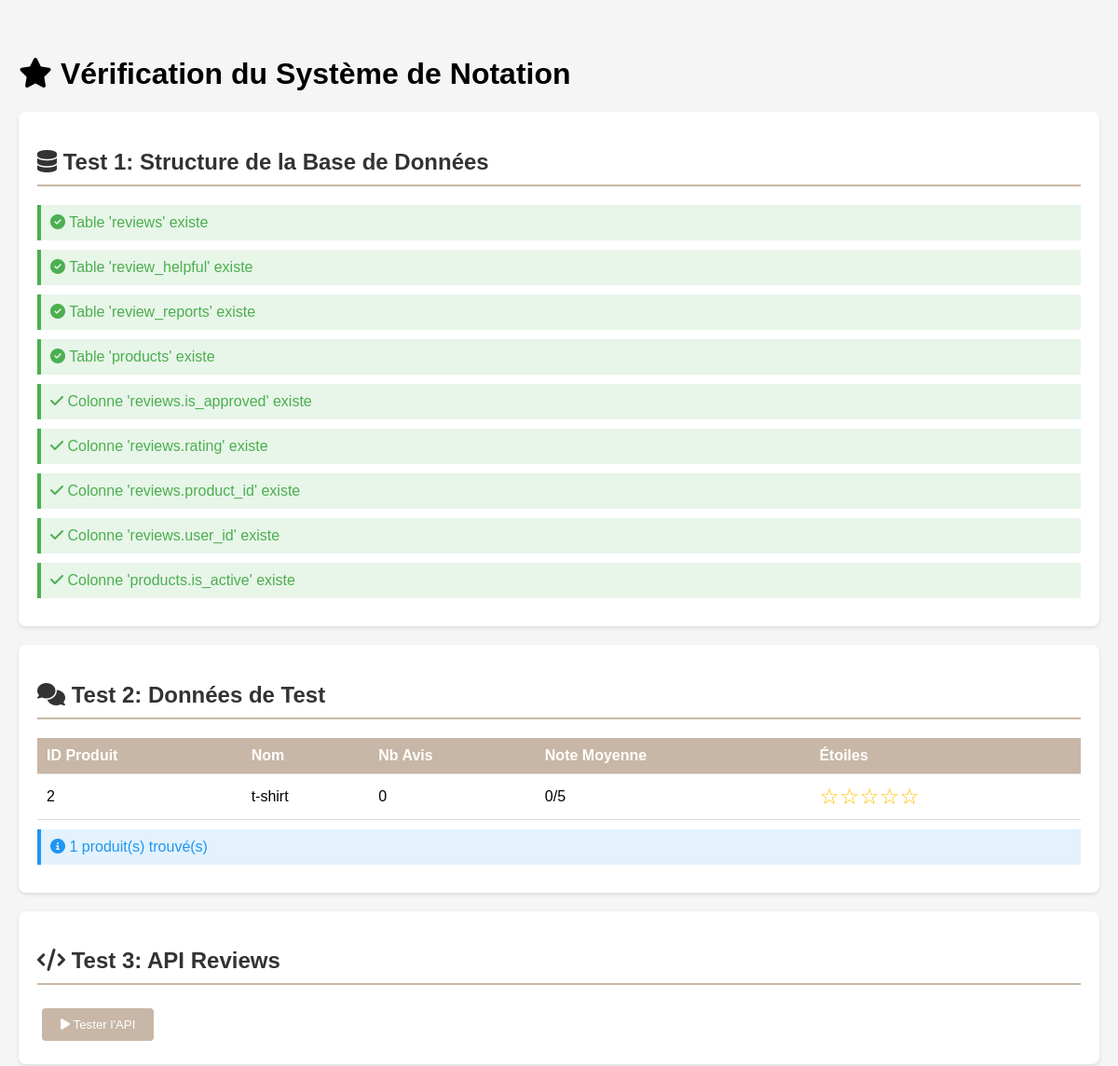
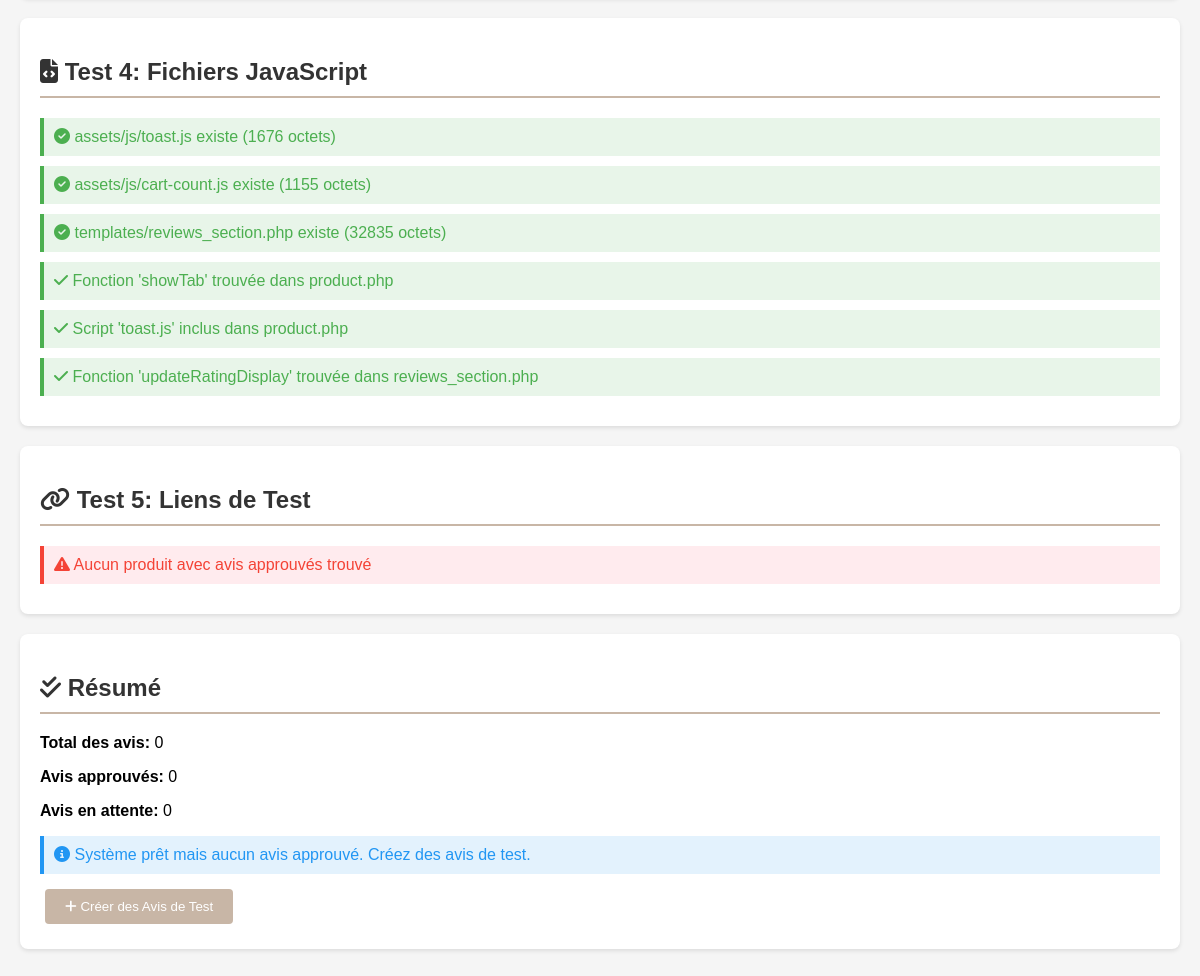
Before: /verify_rating_system.php with the older database file (2 pictures, top to bottom).
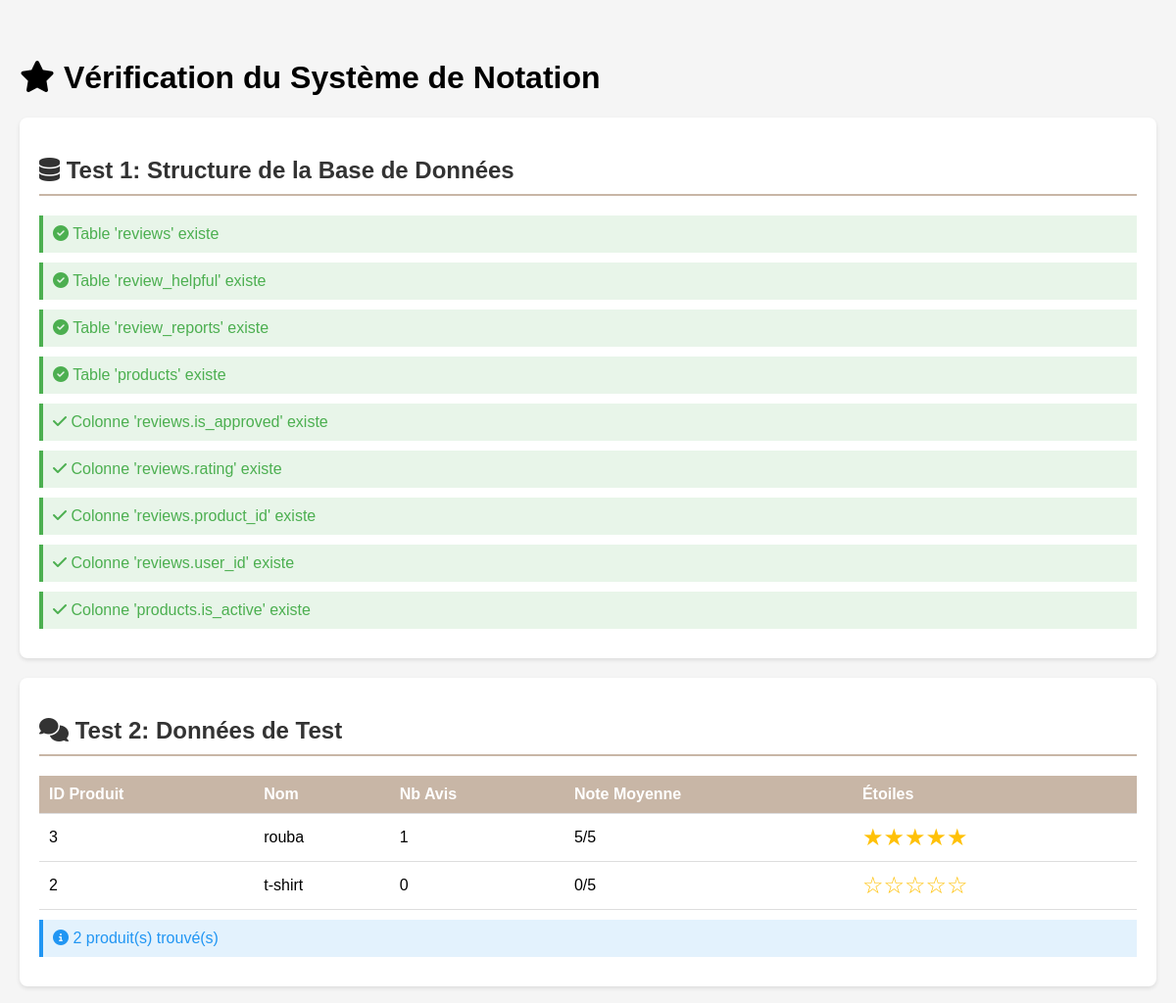
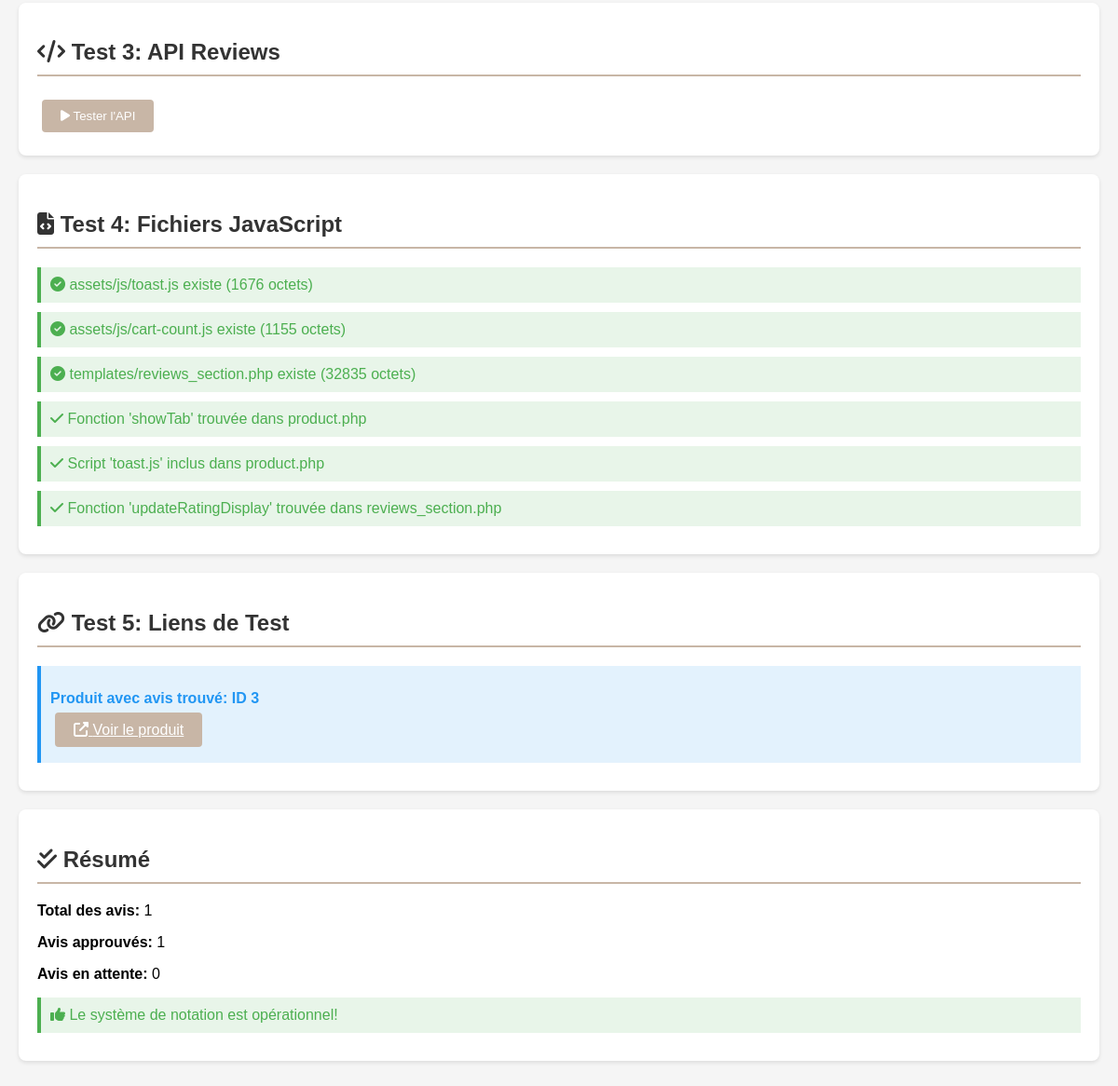
After: the same page with the newer database file (2 pictures, top to bottom).
### tables this page shows
CREATE TABLE `products` (
  `product_id` int(11) NOT NULL,
  `name` varchar(200) NOT NULL,
  `slug` varchar(200) NOT NULL,
  `description` text DEFAULT NULL,
  `short_description` varchar(500) DEFAULT NULL,
  `price` decimal(10,2) NOT NULL,
  `compare_price` decimal(10,2) DEFAULT NULL,
  `cost_price` decimal(10,2) DEFAULT NULL,
  `sku` varchar(100) DEFAULT NULL,
  `stock_quantity` int(11) NOT NULL DEFAULT 0,
  `min_stock_level` int(11) DEFAULT 5,
  `category_id` int(11) NOT NULL,
  `image_url` varchar(255) NOT NULL,
  `additional_images` longtext DEFAULT NULL CHECK (json_valid(`additional_images`)),
  `is_featured` tinyint(1) DEFAULT 0,
  `is_active` tinyint(1) DEFAULT 1,
  `weight` decimal(8,2) DEFAULT NULL,
  `dimensions` varchar(100) DEFAULT NULL,
  `tags` varchar(500) DEFAULT NULL,
  `meta_title` varchar(200) DEFAULT NULL,
  `meta_description` varchar(300) DEFAULT NULL,
  `view_count` int(11) DEFAULT 0,
  `created_at` timestamp NOT NULL DEFAULT current_timestamp(),
  `updated_at` timestamp NOT NULL DEFAULT current_timestamp() ON UPDATE current_timestamp()
);

### verify_rating_system.php (the view, shortened to what the changed rows need)
<!DOCTYPE html>
<html lang="fr">
<head>
    <link rel="stylesheet" href="https://cdnjs.cloudflare.com/ajax/libs/font-awesome/6.4.0/css/all.min.css">
</head>
<body>
    <h1><i class="fas fa-star"></i> Vérification du Système de Notation</h1>
    <div class="test-section">
        <h2><i class="fas fa-database"></i> Test 1: Structure de la Base de Données</h2>
        <?php
        include 'config/database.php';
        $tables_to_check = ['reviews', 'review_helpful', 'review_reports', 'products'];
        foreach ($tables_to_check as $table) {
            $query = "SHOW TABLES LIKE '$table'";
            $result = mysqli_query($cnx, $query);
            if (mysqli_num_rows($result) > 0) {
                echo "<div class='success'><i class='fas fa-check-circle'></i> Table '$table' existe</div>";
            } else {
                echo "<div class='error'><i class='fas fa-times-circle'></i> Table '$table' n'existe PAS</div>";
                $all_ok = false;
            }
        }
        $columns_check = [
            'reviews' => ['is_approved', 'rating', 'product_id', 'user_id'],
            'products' => ['is_active']
        ];
        foreach ($columns_check as $table => $columns) {
            foreach ($columns as $column) {
                $query = "SHOW COLUMNS FROM $table LIKE '$column'";
                $result = mysqli_query($cnx, $query);
                if (mysqli_num_rows($result) > 0) {
                    echo "<div class='success'><i class='fas fa-check'></i> Colonne '$table.$column' existe</div>";
                } else {
                    echo "<div class='error'><i class='fas fa-times'></i> Colonne '$table.$column' n'existe PAS</div>";
                    $all_ok = false;
                }
            }
        }
        ?>
    </div>
    <div class="test-section">
        <h2><i class="fas fa-comments"></i> Test 2: Données de Test</h2>
        <?php
        $query = "SELECT p.product_id, p.name, COUNT(r.id) as review_count, AVG(r.rating) as avg_rating
                  FROM products p
                  LEFT JOIN reviews r ON p.product_id = r.product_id AND r.is_approved = 1
                  WHERE p.is_active = 1
                  GROUP BY p.product_id
                  ORDER BY review_count DESC
                  LIMIT 5";
        $result = mysqli_query($cnx, $query);
        if (mysqli_num_rows($result) > 0) {
            echo "<table>";
            echo "<tr><th>ID Produit</th><th>Nom</th><th>Nb Avis</th><th>Note Moyenne</th><th>Étoiles</th></tr>";
            while ($row = mysqli_fetch_assoc($result)) {
                $avg = $row['avg_rating'] ? round($row['avg_rating'], 1) : 0;
                $stars = '';
                for ($i = 1; $i <= 5; $i++) {
                    $stars .= $i <= $avg ? '★' : '☆';
                }
                echo "<tr>";
                echo "<td>{$row['product_id']}</td>";
                echo "<td>" . htmlspecialchars($row['name']) . "</td>";
                echo "<td>{$row['review_count']}</td>";
                echo "<td>{$avg}/5</td>";
                echo "<td class='stars'>{$stars}</td>";
                echo "</tr>";
            }
            echo "</table>";
            echo "<div class='info'><i class='fas fa-info-circle'></i> " . mysqli_num_rows($result) . " produit(s) trouvé(s)</div>";
        } else {
            echo "<div class='error'><i class='fas fa-exclamation-triangle'></i> Aucun produit trouvé</div>";
        }
        ?>
    </div>
    <div class="test-section">
        <h2><i class="fas fa-code"></i> Test 3: API Reviews</h2>
    </div>
    <div class="test-section">
        <h2><i class="fas fa-file-code"></i> Test 4: Fichiers JavaScript</h2>
        <?php
        $js_files = [
            'assets/js/toast.js',
            'assets/js/cart-count.js',
            'templates/reviews_section.php'
        ];
        foreach ($js_files as $file) {
            if (file_exists($file)) {
                $size = filesize($file);
                echo "<div class='success'><i class='fas fa-check-circle'></i> $file existe ($size octets)</div>";
            } else {
                echo "<div class='error'><i class='fas fa-times-circle'></i> $file n'existe PAS</div>";
            }
        }
        $product_content = file_get_contents('product.php');
        if (strpos($product_content, 'function showTab') !== false) {
            echo "<div class='success'><i class='fas fa-check'></i> Fonction 'showTab' trouvée dans product.php</div>";
        }
        if (strpos($product_content, 'toast.js') !== false) {
            echo "<div class='success'><i class='fas fa-check'></i> Script 'toast.js' inclus dans product.php</div>";
        }
        $reviews_content = file_get_contents('templates/reviews_section.php');
        if (strpos($reviews_content, 'function updateRatingDisplay') !== false) {
            echo "<div class='success'><i class='fas fa-check'></i> Fonction 'updateRatingDisplay' trouvée dans reviews_section.php</div>";
        } else {
            echo "<div class='error'><i class='fas fa-times'></i> Fonction 'updateRatingDisplay' NON trouvée dans reviews_section.php</div>";
        }
        ?>
    </div>
    <div class="test-section">
        <h2><i class="fas fa-link"></i> Test 5: Liens de Test</h2>
        <?php
        $query = "SELECT p.product_id FROM products p
                  INNER JOIN reviews r ON p.product_id = r.product_id
                  WHERE p.is_active = 1 AND r.is_approved = 1
                  LIMIT 1";
        $result = mysqli_query($cnx, $query);
        $product = mysqli_fetch_assoc($result);
        if ($product) {
            $product_id = $product['product_id'];
            echo "<div class='info'>";
            echo "<p><strong>Produit avec avis trouvé: ID $product_id</strong></p>";
            echo "<p><a href='product.php?id=$product_id' target='_blank' class='btn'>";
            echo "<i class='fas fa-external-link-alt'></i> Voir le produit</a></p>";
            echo "</div>";
        } else {
            echo "<div class='error'><i class='fas fa-exclamation-triangle'></i> Aucun produit avec avis approuvés trouvé</div>";
        }
        ?>
    </div>
    <div class="test-section">
        <h2><i class="fas fa-check-double"></i> Résumé</h2>
        <div id="summary">
            <?php
            $total_reviews = mysqli_fetch_assoc(mysqli_query($cnx, "SELECT COUNT(*) as count FROM reviews"))['count'];
            $approved_reviews = mysqli_fetch_assoc(mysqli_query($cnx, "SELECT COUNT(*) as count FROM reviews WHERE is_approved = 1"))['count'];
            $pending_reviews = $total_reviews - $approved_reviews;
            echo "<p><strong>Total des avis:</strong> $total_reviews</p>";
            echo "<p><strong>Avis approuvés:</strong> $approved_reviews</p>";
            echo "<p><strong>Avis en attente:</strong> $pending_reviews</p>";
            if ($approved_reviews > 0) {
                echo "<div class='success'><i class='fas fa-thumbs-up'></i> Le système de notation est opérationnel!</div>";
            } else {
                echo "<div class='info'><i class='fas fa-info-circle'></i> Système prêt mais aucun avis approuvé. Créez des avis de test.</div>";
                echo "<button class='btn' onclick='createTestReviews()'><i class='fas fa-plus'></i> Créer des Avis de Test</button>";
            }
            ?>
        </div>
    </div>
</body>
</html>

Changed rows visible on the page:
added products: product_id "3", name "rouba", review_count "1", avg "5", stars "★★★★★"
Other visible differences:
mysqli_num_rows($result): "1" → "2"
$total_reviews: "0" → "1"
$approved_reviews: "0" → "1"
text no longer shown: "Aucun produit avec avis approuvés trouvé Système prêt mais aucun avis approuvé. Créez des avis de test. Créer des Avis de Test"
text now shown: "Produit avec avis trouvé: ID Voir le produit Le système de notation est opérationnel!"
